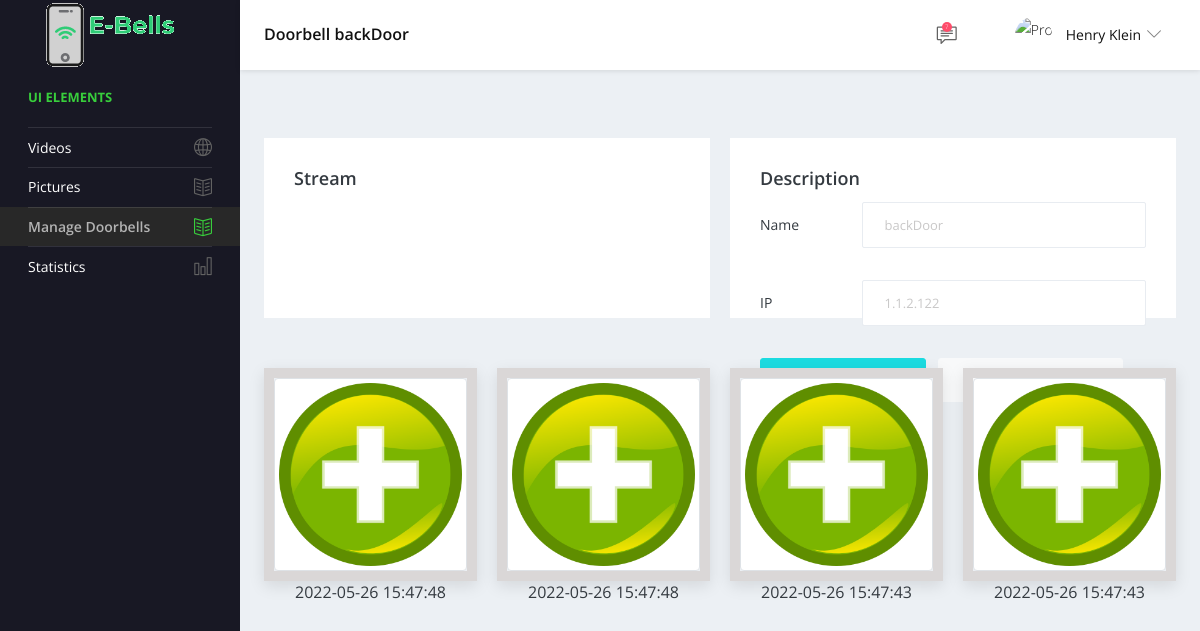
The page /doorbell/4 (signed in) on the database its author committed.
### tables this page shows
CREATE TABLE DOORBELL
            (ID     INTAGER     PRIMARY KEY,
            IP    TEXT        NOT NULL,
            NAME    TEXT    NOT NULL,
            USER_ID    INTAGER    NOT NULL,
            FOREIGN KEY(USER_ID) REFERENCES USER(ID)
            );

CREATE TABLE PICTURE
            (ID     INTAGER     PRIMARY KEY,
            DATA    TEXT        NOT NULL,        
            DOORBELL_ID    INTAGER    NOT NULL,
            DATE    TEXT    NOT NULL,
            FOREIGN KEY(DOORBELL_ID) REFERENCES DOORBELL(ID)
            );

### WebServer.py (the view)
@app.route('/doorbell/<id>')
def doorbell(id):
    if "user" in session:
        conn = sqlite3.connect('static/proj.db')
        c = conn.cursor()
        c.execute("SELECT PICTURE.DATA, PICTURE.DATE, DOORBELL.NAME, DOORBELL.IP FROM PICTURE JOIN DOORBELL ON DOORBELL.ID = PICTURE.DOORBELL_ID  WHERE DOORBELL.ID LIKE ? ORDER BY DATE desc", (id,))
        pics = c.fetchall()
        data = []
        dates = []
        for img in pics:
            data.append(img[0])
            dates.append(img[1].split(".")[0]) #split to remove miliseconds
        c.close()
        conn.close()
        return render_template('doorbell.html', imgs = data, dates = dates, name = pics[0][2], ip = pics[0][3])
    return redirect(url_for("login"))

### templates/doorbell.html (shortened to what this page needs)
<!DOCTYPE html>
<html lang="en">
<head>
<link rel="stylesheet" href="https://maxcdn.bootstrapcdn.com/bootstrap/4.0.0/css/bootstrap.min.css">
    <link rel="stylesheet" href="../static/vendors/simple-line-icons/css/simple-line-icons.css">
    <link rel="stylesheet" href="../static/vendors/flag-icon-css/css/flag-icon.min.css">
    <link rel="stylesheet" href="../static/vendors/css/vendor.bundle.base.css">
    <link rel="stylesheet" href="../static/css/custom.css">
    <link rel="stylesheet" href="../static/css/style.css" />
  </head>
  <body>
    <div class="container-scroller">
      <nav class="navbar default-layout-navbar col-lg-12 col-12 p-0 fixed-top d-flex flex-row">
        <div class="navbar-brand-wrapper d-flex align-items-center">
            <a class="brand-logo" href= "{{ url_for('dashboard') }}">
              <img src="../static/logo.png" alt="logo" class="logo-dark"/>
          </a>
        </div>
        <div class="navbar-menu-wrapper d-flex align-items-center flex-grow-1">
          <h5 class="mb-0 font-weight-medium d-none d-lg-flex">Doorbell {{ name }}</h5>
          <ul class="navbar-nav navbar-nav-right ml-auto">
            <li class="nav-item dropdown">
              <a class="nav-link count-indicator message-dropdown" id="messageDropdown" href="#" data-toggle="dropdown" aria-expanded="false">
                <i class="icon-speech"></i>
                <span class="count">7</span>
              </a>
            </li>
            <li class="nav-item dropdown d-none d-xl-inline-flex user-dropdown">
              <a class="nav-link dropdown-toggle" id="UserDropdown" href="#" data-toggle="dropdown" aria-expanded="false">
                <img class="img-xs rounded-circle ml-2" src="../static/images/faces/face8.jpg" alt="Profile image"> <span class="font-weight-normal"> Henry Klein </span></a>
            </li>
          </ul>
        </div>
      </nav>
      <div class="container-fluid page-body-wrapper">
        <nav class="sidebar sidebar-offcanvas" id="sidebar">
          <ul class="nav">
            <li class="nav-item nav-category"><span class="nav-link">UI Elements</span></li>
            <li class="nav-item">
              <a class="nav-link" href="{{ url_for('video') }}">
                <span class="menu-title">Videos</span>
                <i class="icon-globe menu-icon"></i>
              </a>
          </li>
            <li class="nav-item">
              <a class="nav-link" href="{{ url_for('image') }}">
                <span class="menu-title">Pictures</span>
                <i class="icon-book-open menu-icon"></i>
              </a>
            </li>
            <li class="nav-item active">
              <a class="nav-link" data-toggle="collapse" href="#ui-basic" aria-expanded="false" aria-controls="ui-basic">
                <span class="menu-title">Manage Doorbells</span>
                <i class="icon-book-open menu-icon"></i>
              </a>
          </li>
            <li class="nav-item">
              <a class="nav-link" href="../static/pages/charts/chartist.html">
                <span class="menu-title">Statistics</span>
                <i class="icon-chart menu-icon"></i>
              </a>
            </li>
          </ul>
        </nav>
</head>
<body>
<div class="main-panel">
  <div class="content-wrapper">
      <div class="row">
        <div class="col-md-6 grid-margin stretch-card">
          <div class="card">
            <div class="card-body">
              <h4 class="card-title">Stream</h4>
            </div>
          </div>
        </div>
        <div class="col-md-6 grid-margin stretch-card">
          <div class="card">
            <div class="card-body">
              <h4 class="card-title">Description</h4>
              <form class="forms-sample">
                <div class="form-group row">
                  <label for="exampleInputUsername2" class="col-sm-3 col-form-label">Name</label>
                  <div class="col-sm-9">
                    <input type="text" class="form-control" id="exampleInputUsername2" placeholder='{{ name }}'>
                  </div>
                </div>
                <div class="form-group row">
                  <label for="exampleInputEmail2" class="col-sm-3 col-form-label">IP</label>
                  <div class="col-sm-9">
                    <input class="form-control" id="exampleInputEmail2" placeholder="{{ ip }}">
                  </div>
                </div>
                <button type="submit" class="btn btn-primary mr-2">Take Picture</button>
                <button class="btn btn-light">Save Recording</button>
                <button class="btn btn-light">Save Settings</button>
              </form>
            </div>
          </div>
        </div>
      </div>
<div class="row">
{% for img in imgs %}
  <div class="col-sm-6 col-md-4 col-lg-3 image-container">
  <figure>
  <div class="pic image"><img src='{{ img }}' class="img-thumbnail grayscale"></div>
    <figcaption>
      {{ dates[loop.index0]}}
    </figcaption>
  </figure>
</div>
{% endfor %}
</div>
</div>
</div>
</body>
</html>

### static/css/custom.css (style rules this page uses)
.image-container { display: flex; flex-wrap: wrap; gap:15px; justify-content: center; padding: 10px; }
.image-container .image { border:10px solid rgb(218, 215, 215); box-shadow: 0 5px 15px rgba(0,0,0,.1); overflow: hidden; cursor: pointer; }
.card { width: 300px; height: 180px; }

### templates/doorbell.html (style rules this page uses)
figure { margin: 15px 0; }
figcaption { text-align: center; }
.grayscale { filter: grayscale(0); }

### rows shown on the page
DOORBELL: NAME "backDoor", IP "1.1.2.122"
PICTURE: DATA (picture), DATE "2022-05-26 15:47:48"
PICTURE: DATA (picture), DATE "2022-05-26 15:47:48"
PICTURE: DATA (picture), DATE "2022-05-26 15:47:43"
PICTURE: DATA (picture), DATE "2022-05-26 15:47:43"
